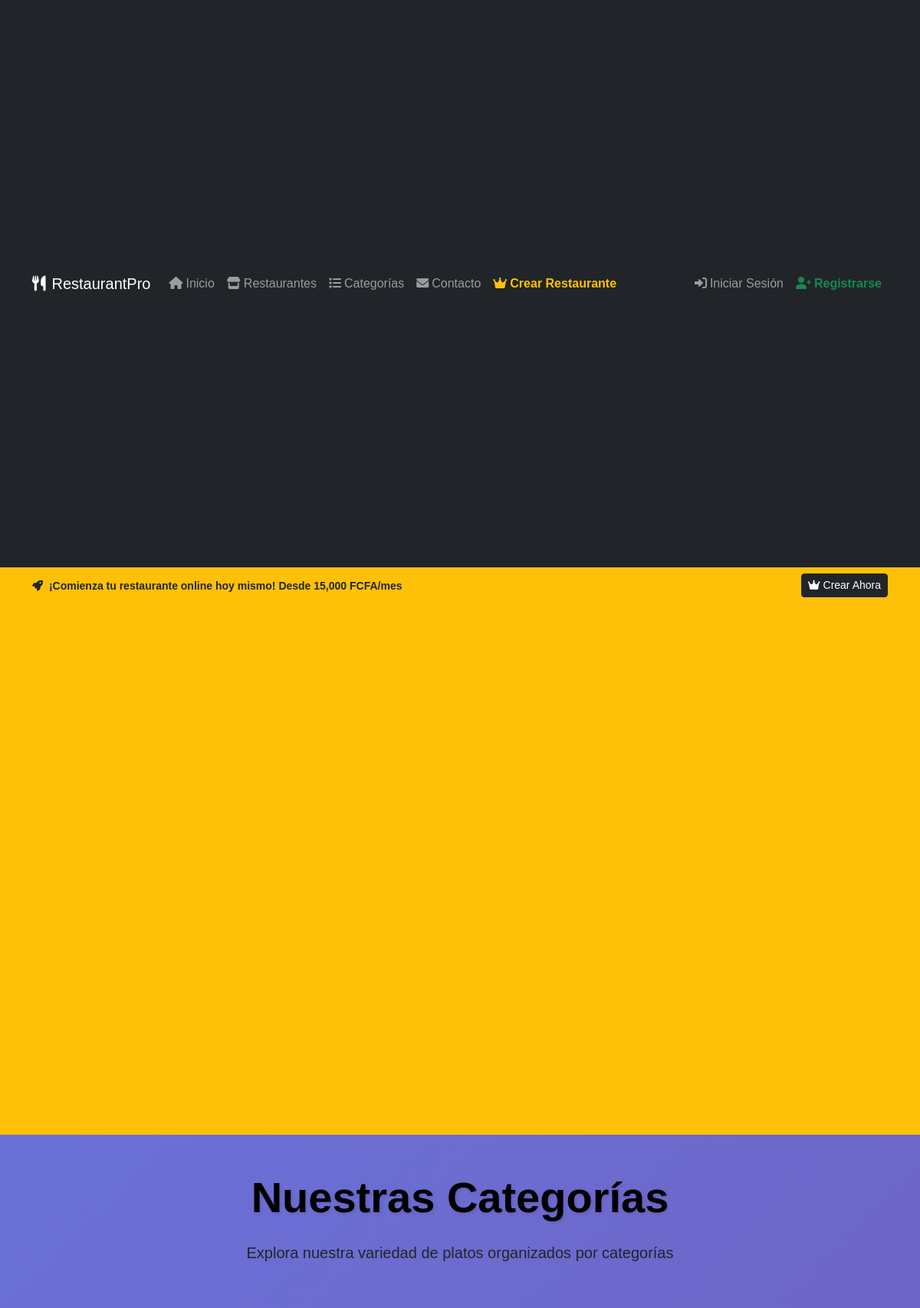
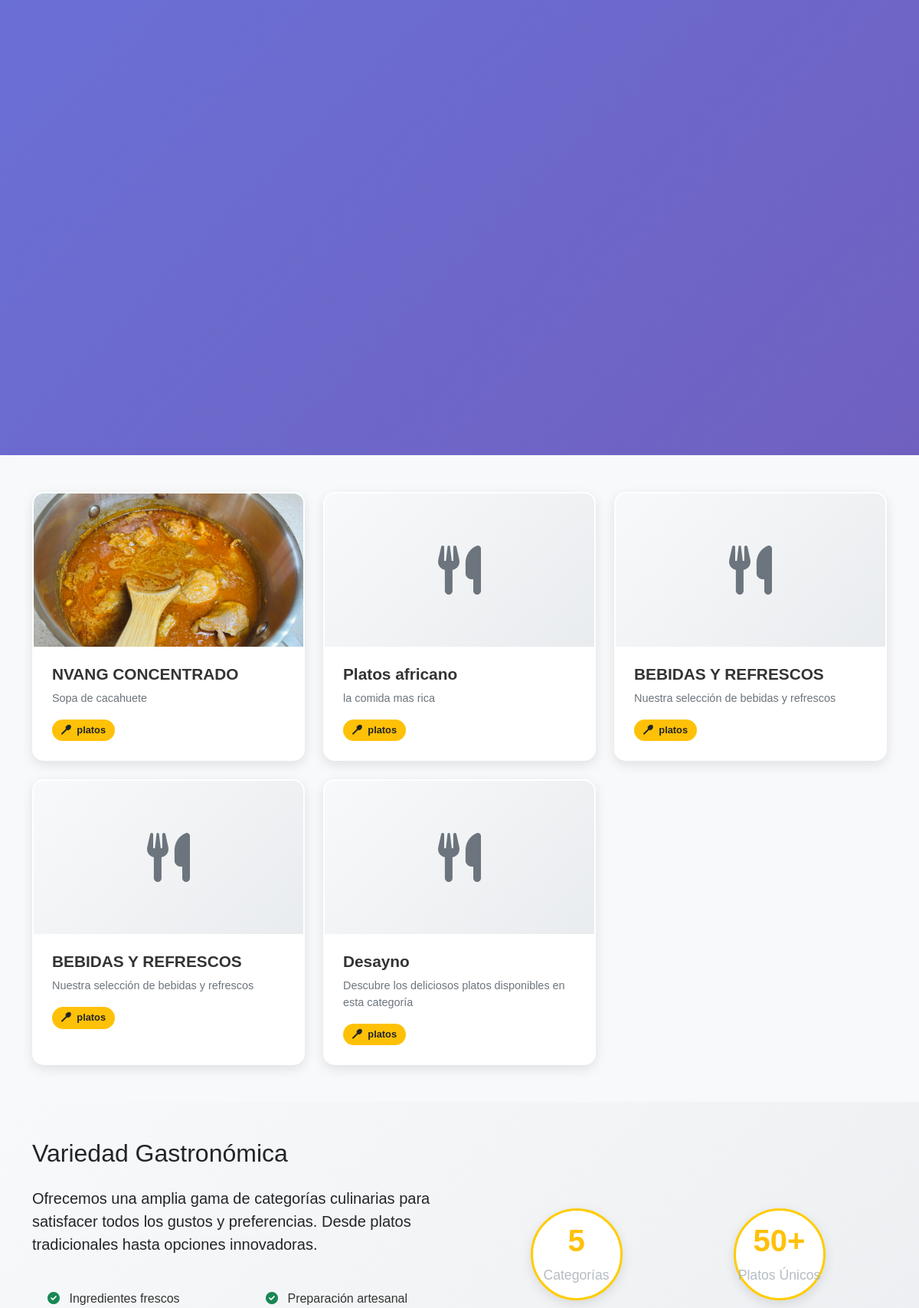
Page /categorias/ (upper part) on the committed database (2 pictures, top to bottom).
### restaurant/models.py (models this page shows, shortened)
class Categoria(models.Model):
    restaurante = models.ForeignKey(Restaurante, on_delete=models.CASCADE, related_name='categorias')
    nombre = models.CharField(max_length=100)
    emoji = models.CharField(max_length=10, default='🍽️')  # Emoji para la categoría
    descripcion = models.TextField(blank=True, null=True)
    imagen = models.ImageField(upload_to='categorias/', blank=True, null=True)
    orden = models.IntegerField(default=0)  # Para ordenar categorías
    activa = models.BooleanField(default=True)
    class Meta:
        verbose_name = "Categoría"
        verbose_name_plural = "Categorías"
        ordering = ['orden', 'nombre']
        unique_together = ['restaurante', 'nombre']  # No repetir nombres en mismo restaurante

### restaurant/views.py (the view)
# urls.py: path('categorias/', views.categorias, name='categorias'),
def categorias(request):
    categorias = Categoria.objects.filter(activa=True).annotate(
        num_platos=Count('platos')
    )
    return render(request, 'restaurant/categorias.html', {'categorias': categorias})

### restaurant/templates/restaurant/categorias.html (shortened to what this page needs)
{% extends 'restaurant/base_generic.html' %}
{% load static %}
{% block content %}
<section class="categories-hero py-5">
    <div class="container">
        <div class="row">
            <div class="col-lg-8 mx-auto text-center">
                <h1 class="display-4 fw-bold mb-4">Nuestras Categorías</h1>
                <p class="lead">Explora nuestra variedad de platos organizados por categorías</p>
            </div>
        </div>
    </div>
</section>
<section class="categories-section py-5">
    <div class="container">
        <div class="row g-4">
            {% for categoria in categorias %}
            <div class="col-lg-4 col-md-6">
                <div class="category-card">
                    <div class="category-image">
                        {% if categoria.imagen %}
                            <img src="{{ categoria.imagen.url }}" alt="{{ categoria.nombre }}" class="img-fluid">
                        {% else %}
                            <div class="category-placeholder">
                                <i class="fas fa-utensils"></i>
                            </div>
                        {% endif %}
                    </div>
                    <div class="category-content">
                        <h3 class="category-title">{{ categoria.nombre }}</h3>
                        <p class="category-description">
                            {% if categoria.descripcion %}
                                {{ categoria.descripcion }}
                            {% else %}
                                Descubre los deliciosos platos disponibles en esta categoría
                            {% endif %}
                        </p>
                        <div class="category-meta">
                            <span class="badge bg-warning text-dark">
                                <i class="fas fa-utensil-spoon me-1"></i>
                                {{ categoria.plato_set.count }} platos
                            </span>
                        </div>
                    </div>
                </div>
            </div>
            {% endfor %}
        </div>
    </div>
</section>
<section class="categories-info bg-light py-5">
    <div class="container">
        <div class="row align-items-center">
            <div class="col-lg-6">
                <h2 class="mb-4">Variedad Gastronómica</h2>
                <p class="lead mb-4">
                    Ofrecemos una amplia gama de categorías culinarias para satisfacer todos los gustos
                    y preferencias. Desde platos tradicionales hasta opciones innovadoras.
                </p>
                <div class="row">
                    <div class="col-6">
                        <div class="info-item">
                            <i class="fas fa-check-circle text-success me-2"></i>
                            Ingredientes frescos
                        </div>
                    </div>
                    <div class="col-6">
                        <div class="info-item">
                            <i class="fas fa-check-circle text-success me-2"></i>
                            Preparación artesanal
                        </div>
                    </div>
                </div>
            </div>
            <div class="col-lg-6">
                <div class="categories-stats text-center">
                    <div class="row">
                        <div class="col-6 mb-4">
                            <div class="stat-circle">
                                <h3 class="stat-number">{{ categorias.count }}</h3>
                                <p class="stat-label">Categorías</p>
                            </div>
                        </div>
                        <div class="col-6 mb-4">
                            <div class="stat-circle">
                                <h3 class="stat-number">50+</h3>
                                <p class="stat-label">Platos Únicos</p>
                            </div>
                        </div>
                    </div>
                </div>
            </div>
        </div>
    </div>
</section>
{% endblock %}

### static/css/style.css (style rules this page uses)
* { margin: 0; padding: 0; box-sizing: border-box; }
body { font-family: 'Arial', sans-serif; background: linear-gradient(135deg, #667eea 0%, #764ba2 100%); min-height: 100vh; }
.text-center { text-align: center; }
.container { min-height: calc(100vh - 76px); }
.stat-number { font-size: 3rem; font-weight: bold; margin-bottom: 10px; color: #ffcc00; }
.stat-label { font-size: 1.1rem; opacity: 0.9; margin: 0; }
.categories-hero h1 { color: #000; text-shadow: 2px 2px 4px rgba(0, 0, 0, 0.1); }
.categories-section { background: #f8f9fa; padding: 80px 0; }
.category-card { background: white; border-radius: 15px; box-shadow: 0 10px 30px rgba(0, 0, 0, 0.1); overflow: hidden; transition: all 0.3s ease; border: 2px solid transparent; height: 100%; }
.category-image { position: relative; height: 250px; overflow: hidden; }
.category-image img { width: 100%; height: 100%; object-fit: cover; transition: transform 0.3s ease; }
.category-placeholder { width: 100%; height: 100%; background: linear-gradient(135deg, #667eea 0%, #764ba2 100%); display: flex; align-items: center; justify-content: center; color: white; font-size: 3rem; }
.category-content { padding: 25px; }
.category-title { font-size: 1.4rem; font-weight: bold; color: #333; margin-bottom: 10px; }
.category-description { color: #666; line-height: 1.6; margin-bottom: 15px; }
.category-meta { display: flex; justify-content: space-between; align-items: center; }
.badge { padding: 8px 12px; border-radius: 20px; font-size: 0.8rem; }
.categories-info { background: linear-gradient(135deg, #f8f9fa 0%, #e9ecef 100%); }
.info-item { margin-bottom: 10px; color: #333; font-weight: 500; }
.categories-stats { padding: 20px; }
.stat-circle { background: white; border-radius: 50%; width: 120px; height: 120px; display: flex; flex-direction: column; align-items: center; justify-content: center; margin: 0 auto; box-shadow: 0 5px 15px rgba(0, 0, 0, 0.1); border: 3px solid #ffcc00; }
.stat-number { font-size: 1.8rem; font-weight: bold; color: #333; margin: 0; }
.stat-label { font-size: 0.8rem; color: #666; margin: 0; text-align: center; }
.info-item { padding: 20px; }
.categories-section { background: #f8f9fa !important; }
.category-card { background: white; border-radius: 15px; box-shadow: 0 10px 30px rgba(0, 0, 0, 0.1); overflow: hidden; transition: all 0.3s ease; height: 100%; }
.category-image { position: relative; height: 200px; overflow: hidden; }
.category-placeholder { width: 100%; height: 100%; background: linear-gradient(135deg, #f8f9fa 0%, #e9ecef 100%); display: flex; align-items: center; justify-content: center; color: #6c757d; font-size: 3rem; }
.category-title { font-size: 1.3rem; font-weight: bold; color: #333; margin-bottom: 10px; }
.category-description { color: #666; line-height: 1.5; margin-bottom: 15px; }
.category-card { background: white; border-radius: 15px; overflow: hidden; box-shadow: 0 5px 15px rgba(0,0,0,0.1); transition: transform 0.3s ease; height: 100%; }
.category-image { height: 200px; position: relative; overflow: hidden; background: #f8f9fa; }
.category-placeholder { font-size: 4rem; color: #6c757d; display: flex; align-items: center; justify-content: center; height: 100%; }
.category-content { padding: 1.5rem; }
.category-title { color: #333; margin-bottom: 0.5rem; }
.category-description { color: #6c757d; font-size: 0.9rem; margin-bottom: 1rem; }
.stat-number { font-size: 2.5rem; font-weight: 700; color: #ffc107; margin-bottom: 0.5rem; }
.stat-label { font-size: 1.1rem; color: #adb5bd; }

### rows in the picture
Categoria: imagen (picture), nombre "NVANG CONCENTRADO", descripcion "Sopa de cacahuete"
Categoria: nombre "Platos africano", descripcion "la comida mas rica"
Categoria: nombre "BEBIDAS Y REFRESCOS", descripcion "Nuestra selección de bebidas y refrescos"
Categoria: nombre "BEBIDAS Y REFRESCOS", descripcion "Nuestra selección de bebidas y refrescos"
Categoria: nombre "Desayno", shows "Descubre los deliciosos platos disponibles en esta categoría"

### other values in the picture
{{ categorias.count }} "5"
